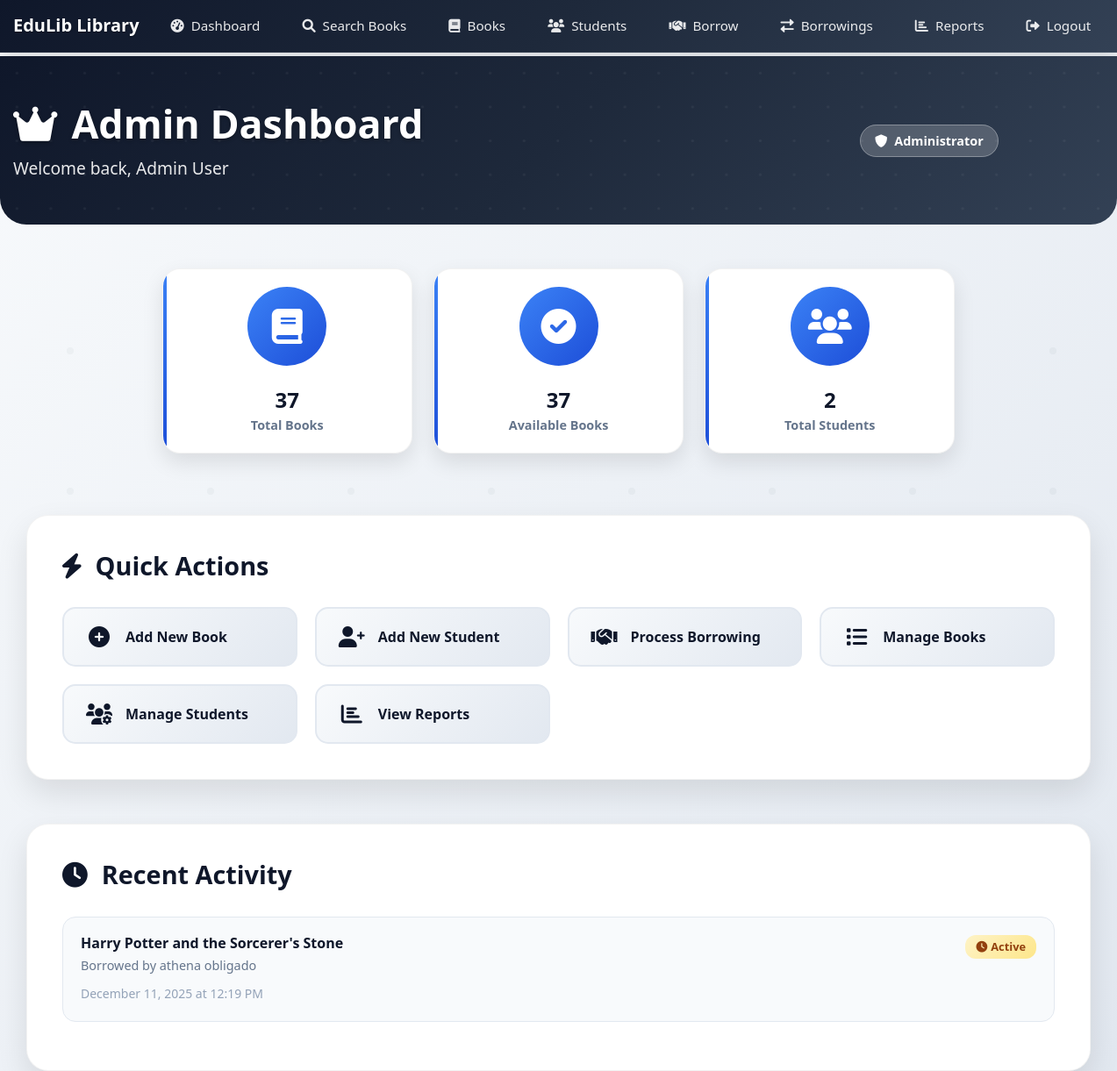
The page /dashboard (signed in) on the database as committed earlier.
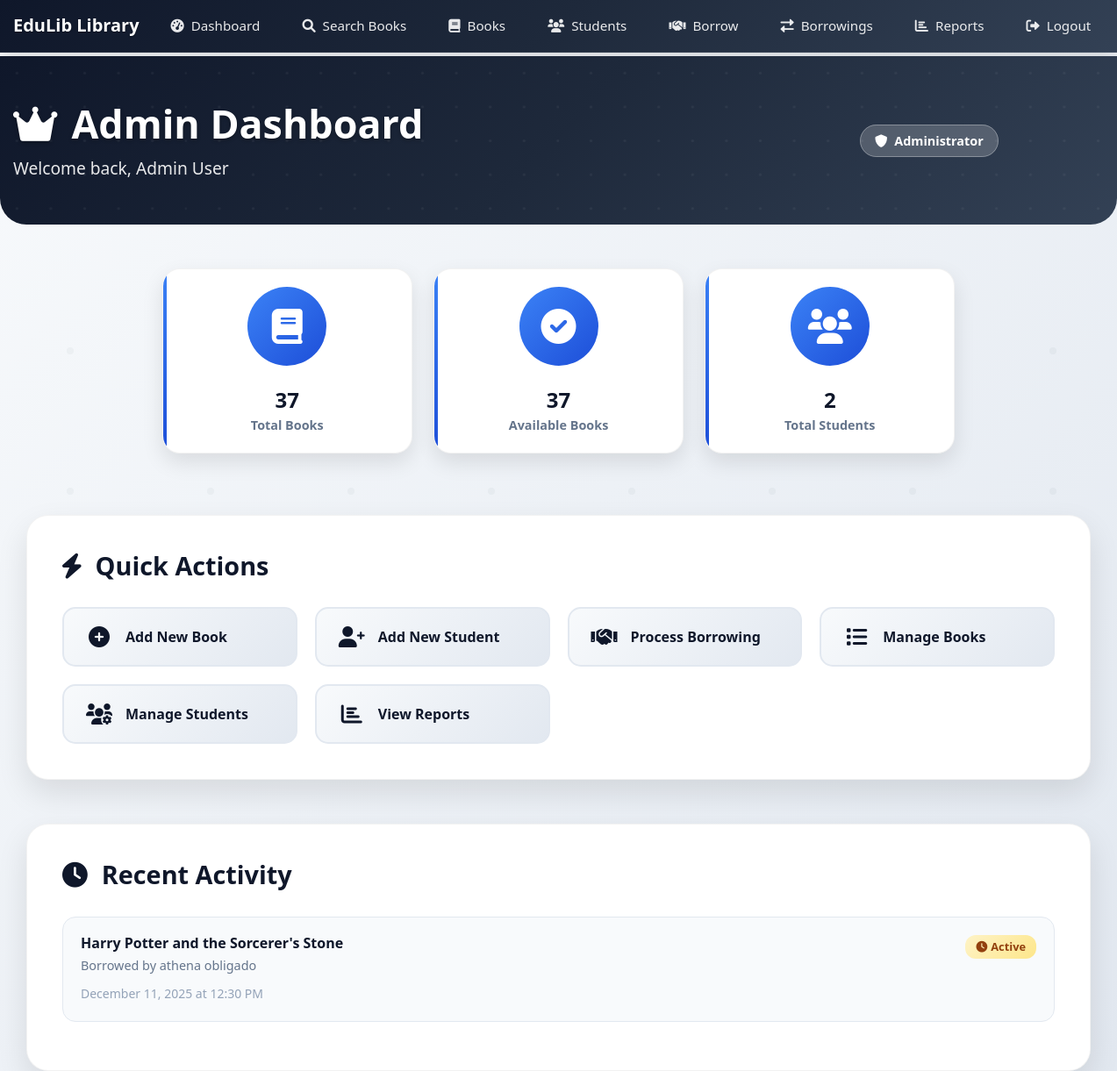
The same page on the database as committed later.
### app/models.py (models this page shows, shortened)
class Student(UserMixin, db.Model):
    id = db.Column(db.Integer, primary_key=True)
    email = db.Column(db.String(120), unique=True, nullable=False)
    password_hash = db.Column(db.String(128))
    full_name = db.Column(db.String(100), nullable=False)
    class_name = db.Column(db.String(50), nullable=False)
    school = db.Column(db.String(100), nullable=False)
    contact = db.Column(db.String(100))
    is_admin = db.Column(db.Boolean, default=False)
    borrowings = db.relationship('Borrowing', backref='student', lazy=True)

class Borrowing(db.Model):
    id = db.Column(db.Integer, primary_key=True)
    student_id = db.Column(db.Integer, db.ForeignKey('student.id'), nullable=False)
    book_id = db.Column(db.Integer, db.ForeignKey('book.id'), nullable=False)
    borrow_date = db.Column(db.DateTime, nullable=False, default=datetime.utcnow)
    due_date = db.Column(db.DateTime, nullable=False)
    return_date = db.Column(db.DateTime)
    status = db.Column(db.String(20), nullable=False, default='borrowed')

class Book(db.Model):
    id = db.Column(db.Integer, primary_key=True)
    isbn = db.Column(db.String(13), unique=True, nullable=False)
    title = db.Column(db.String(200), nullable=False)
    author = db.Column(db.String(100), nullable=False)
    genre = db.Column(db.String(50))
    quantity = db.Column(db.Integer, nullable=False, default=1)
    available_quantity = db.Column(db.Integer, nullable=False, default=1)
    borrowings = db.relationship('Borrowing', backref='book', lazy=True)

### app/routes.py (the view, shortened to what this page needs)
@bp.route('/dashboard')
@login_required
def dashboard():
    if current_user.is_admin:
        total_books = Book.query.count()
        available_books_count = Book.query.filter(Book.available_quantity > 0).count()
        total_students = Student.query.count()
        active_borrowings = Borrowing.query.filter(Borrowing.status == 'borrowed').count()
        overdue_books = Borrowing.query.filter(Borrowing.status == 'borrowed', Borrowing.due_date < datetime.utcnow()).count()
        recent_borrowings = Borrowing.query.order_by(Borrowing.borrow_date.desc()).limit(10).all()
        return render_template('admin_dashboard.html',
                               total_books=total_books,
                               available_books_count=available_books_count,
                               total_students=total_students,
                               active_borrowings=active_borrowings,
                               overdue_books=overdue_books,
                               recent_borrowings=recent_borrowings)

### app/__init__.py (called while the page is built)
@login_manager.user_loader
def load_user(user_id):
    from .models import Student
    return Student.query.get(int(user_id))

### app/templates/admin_dashboard.html (shortened to what this page needs)
{% extends "base.html" %}
{% block content %}
<div class="admin-header">
    <div class="container">
        <div class="row align-items-center">
            <div class="col-lg-8">
                <h1><i class="fas fa-crown me-3"></i>Admin Dashboard</h1>
                <p>Welcome back, {{ current_user.full_name }}</p>
            </div>
            <div class="col-lg-4 text-center">
                <span class="admin-badge">
                    <i class="fas fa-shield-alt me-2"></i>Administrator
                </span>
            </div>
        </div>
    </div>
</div>
<div class="container">
    <div class="stats-grid">
        <div class="row justify-content-center">
            <div class="col-lg-3 col-md-6">
                <div class="stats-card">
                    <div class="icon-wrapper">
                        <i class="fas fa-book"></i>
                    </div>
                    <h2>{{ total_books }}</h2>
                    <p>Total Books</p>
                </div>
            </div>
            <div class="col-lg-3 col-md-6">
                <div class="stats-card">
                    <div class="icon-wrapper">
                        <i class="fas fa-check-circle"></i>
                    </div>
                    <h2>{{ available_books_count }}</h2>
                    <p>Available Books</p>
                </div>
            </div>
            <div class="col-lg-3 col-md-6">
                <div class="stats-card">
                    <div class="icon-wrapper">
                        <i class="fas fa-users"></i>
                    </div>
                    <h2>{{ total_students }}</h2>
                    <p>Total Students</p>
                </div>
            </div>
        </div>
    </div>
    <div class="quick-actions-section">
        <h3><i class="fas fa-bolt me-3"></i>Quick Actions</h3>
        <div class="action-buttons">
            <a href="{{ url_for('main.add_book') }}" class="action-btn">
                <i class="fas fa-plus-circle"></i>
                <span>Add New Book</span>
            </a>
            <a href="{{ url_for('main.add_student') }}" class="action-btn">
                <i class="fas fa-user-plus"></i>
                <span>Add New Student</span>
            </a>
            <a href="{{ url_for('main.borrow') }}" class="action-btn">
                <i class="fas fa-handshake"></i>
                <span>Process Borrowing</span>
            </a>
            <a href="{{ url_for('main.books') }}" class="action-btn">
                <i class="fas fa-list"></i>
                <span>Manage Books</span>
            </a>
            <a href="{{ url_for('main.students') }}" class="action-btn">
                <i class="fas fa-users-cog"></i>
                <span>Manage Students</span>
            </a>
            <a href="{{ url_for('main.reports') }}" class="action-btn">
                <i class="fas fa-chart-bar"></i>
                <span>View Reports</span>
            </a>
        </div>
    </div>
    <div class="recent-activity-section">
        <h3><i class="fas fa-clock me-3"></i>Recent Activity</h3>
        {% if recent_borrowings %}
            {% for borrowing in recent_borrowings[:8] %}
                <div class="activity-item">
                    <div class="d-flex justify-content-between align-items-start">
                        <div class="flex-grow-1">
                            <h6>{{ borrowing.book.title }}</h6>
                            <p>Borrowed by {{ borrowing.student.full_name }}</p>
                            <small>{{ borrowing.borrow_date.strftime('%B %d, %Y at %I:%M %p') }}</small>
                        </div>
                        <span class="activity-status {{ 'active' if borrowing.status == 'borrowed' else 'returned' }}">
                            {% if borrowing.status == 'borrowed' %}
                                <i class="fas fa-clock me-1"></i>Active
                            {% else %}
                                <i class="fas fa-check me-1"></i>Returned
                            {% endif %}
                        </span>
                    </div>
                </div>
            {% endfor %}
        {% else %}
            <div class="no-activity">
                <i class="fas fa-inbox"></i>
                <h5>No Recent Activity</h5>
                <p>Recent borrowing activities will appear here.</p>
            </div>
        {% endif %}
    </div>
</div>
{% endblock %}

### app/templates/base.html (shortened to what this page needs)
<!DOCTYPE html>
<html lang="en">
<head>
    <link href="https://cdn.jsdelivr.net/npm/bootstrap@5.1.3/dist/css/bootstrap.min.css" rel="stylesheet">
    <link href="https://cdnjs.cloudflare.com/ajax/libs/font-awesome/6.0.0/css/all.min.css" rel="stylesheet">
</head>
<body>
    <nav class="navbar navbar-expand-lg navbar-custom">
        <div class="container">
            <a class="navbar-brand" href="{{ url_for('main.index') }}">EduLib Library</a>
            {% if current_user.is_authenticated and current_user.is_admin %}
                <div class="collapse navbar-collapse" id="adminNavbar">
                    <div class="navbar-nav ms-auto">
                        <a class="nav-link" href="{{ url_for('main.dashboard') }}">
                            <i class="fas fa-tachometer-alt me-2"></i>Dashboard
                        </a>
                        <a class="nav-link" href="{{ url_for('main.search_books') }}">
                            <i class="fas fa-search me-2"></i>Search Books
                        </a>
                        <a class="nav-link" href="{{ url_for('main.books') }}">
                            <i class="fas fa-book me-2"></i>Books
                        </a>
                        <a class="nav-link" href="{{ url_for('main.students') }}">
                            <i class="fas fa-users me-2"></i>Students
                        </a>
                        <a class="nav-link" href="{{ url_for('main.borrow') }}">
                            <i class="fas fa-handshake me-2"></i>Borrow
                        </a>
                        <a class="nav-link" href="{{ url_for('main.borrowings') }}">
                            <i class="fas fa-exchange-alt me-2"></i>Borrowings
                        </a>
                        <a class="nav-link" href="{{ url_for('main.reports') }}">
                            <i class="fas fa-chart-bar me-2"></i>Reports
                        </a>
                        <a class="nav-link" href="{{ url_for('main.logout') }}">
                            <i class="fas fa-sign-out-alt me-2"></i>Logout
                        </a>
                    </div>
                </div>
            {% endif %}
        </div>
    </nav>
    <div class="container mt-4">
        {% block content %}{% endblock %}
    </div>
</body>
</html>

### app/templates/base.html (style rules this page uses)
.navbar-custom { background: linear-gradient(135deg, #0f172a 0%, #1e293b 50%, #334155 100%) !important; box-shadow: 0 4px 20px rgba(0,0,0,0.15); border-bottom: 1px solid rgba(255,255,255,0.1); }
.navbar-custom .navbar-brand { font-weight: 700; color: white !important; text-shadow: 0 1px 2px rgba(0,0,0,0.3); }
.navbar-custom .nav-link { color: rgba(255,255,255,0.9) !important; font-weight: 500; transition: all 0.3s ease; position: relative; }
.navbar-custom .nav-link::after { content: ''; position: absolute; bottom: -5px; left: 50%; width: 0; height: 2px; background: linear-gradient(90deg, #60a5fa, #a78bfa); transition: all 0.3s ease; transform: translateX(-50%); }
body { font-family: 'Segoe UI', Tahoma, Geneva, Verdana, sans-serif; background: linear-gradient(135deg, #f8fafc 0%, #e2e8f0 100%); min-height: 100vh; position: relative; }
body::before { content: ''; position: fixed; top: 0; left: 0; width: 100%; height: 100%; pointer-events: none; z-index: -1; }
.container { max-width: 100%; padding-left: 15px; padding-right: 15px; }
@media (min-width: 992px) { #adminNavbar .navbar-nav { align-items: center; gap: 8px; } }
@media (min-width: 992px) { #adminNavbar .nav-link { padding: 10px 18px; margin: 0 2px; border-radius: 8px; transition: all 0.3s ease; font-weight: 500; font-size: 0.95rem; white-space: nowrap; } }

Rows that differ between the two databases and show on the page:
changed Borrowing "Harry Potter and the Sorcerer's Stone": borrow_date "December 11, 2025 at 12:19 PM" → "December 11, 2025 at 12:30 PM"
